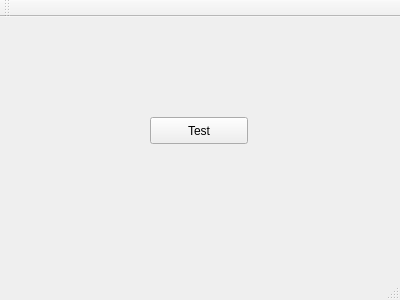
<?xml version="1.0" encoding="UTF-8"?>
<ui version="4.0">
 <class>MotionCapture</class>
 <widget class="QMainWindow" name="MotionCapture">
  <property name="geometry">
   <rect>
    <x>0</x>
    <y>0</y>
    <width>400</width>
    <height>300</height>
   </rect>
  </property>
  <property name="windowTitle">
   <string>MotionCapture</string>
  </property>
  <widget class="QWidget" name="centralWidget">
   <widget class="QPushButton" name="pushButton">
    <property name="geometry">
     <rect>
      <x>150</x>
      <y>100</y>
      <width>98</width>
      <height>27</height>
     </rect>
    </property>
    <property name="text">
     <string>Test</string>
    </property>
   </widget>
  </widget>
  <widget class="QMenuBar" name="menuBar">
   <property name="geometry">
    <rect>
     <x>0</x>
     <y>0</y>
     <width>400</width>
     <height>25</height>
    </rect>
   </property>
  </widget>
  <widget class="QToolBar" name="mainToolBar">
   <attribute name="toolBarArea">
    <enum>TopToolBarArea</enum>
   </attribute>
   <attribute name="toolBarBreak">
    <bool>false</bool>
   </attribute>
  </widget>
  <widget class="QStatusBar" name="statusBar"/>
 </widget>
 <layoutdefault spacing="6" margin="11"/>
 <resources/>
 <connections/>
</ui>
